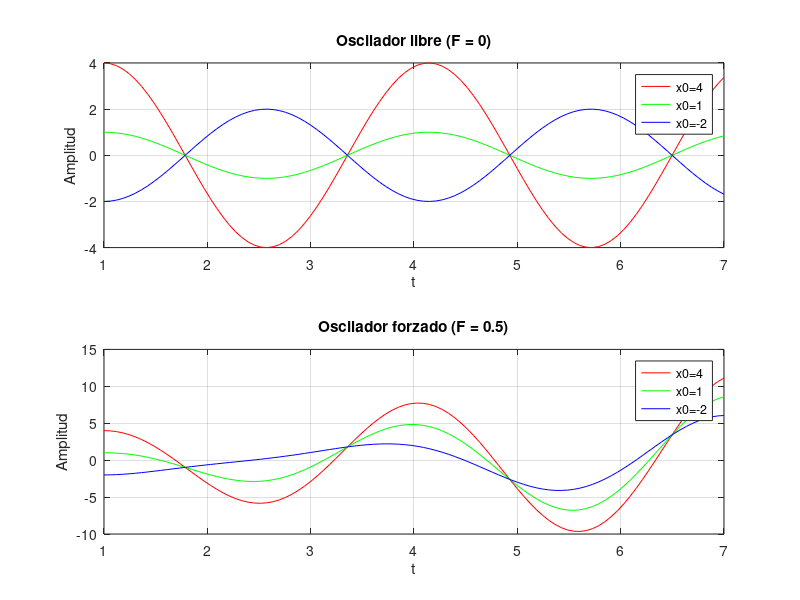

Source code (MATLAB):
% Arreglo de la ecu. diff.
% ma + v + kx = F0cos(wt)
% mv' + nv + kx = F0cos(wt)
% x' = v
% v' = ( F0cos(wt)-kx-nv )/m

'###  PROGRAM: rev_t412_diff_osc - LFMA'
clear all, clf

global m n k w
m=0.1; k=0.4; n=0; w=sqrt(k/m);

% r=[A v]
function r=osc_l(ini,t)
	global m k n w
	F0 = 0;
	r(1) = ini(2);
	r(2) = ( F0*cos(w*t)-k*ini(1)-n*ini(2) )/m;
end

function r=osc_f(ini,t)
	global m k n w
	F0 = 0.5;
	r(1) = ini(2);
	r(2) = ( F0*cos(w*t)-k*ini(1)-n*ini(2) )/m;
end

% Condiciones iniciales:
	x0_1 = 4;
	x0_2 = 1;
	x0_3 = -2;
	v0 = 0;
	t = linspace(1,7,100);

olx_1 = lsode('osc_l',[x0_1,v0],t);
olx_2 = lsode('osc_l',[x0_2,v0],t);
olx_3 = lsode('osc_l',[x0_3,v0],t);

ofx_1 = lsode('osc_f',[x0_1,v0],t);
ofx_2 = lsode('osc_f',[x0_2,v0],t);
ofx_3 = lsode('osc_f',[x0_3,v0],t);

hold on
subplot(2,1,1),plot(t,olx_1(:,1),'r',t,olx_2(:,1),'g',t,olx_3(:,1),'b')
	title('Oscilador libre (F = 0)'),grid on
	legend('x0=4','x0=1','x0=-2'),ylabel('Amplitud'),xlabel('t')
subplot(2,1,2),plot(t,ofx_1(:,1),'r',t,ofx_2(:,1),'g',t,ofx_3(:,1),'b')
	title('Oscilador forzado (F = 0.5)'),grid on
	legend('x0=4','x0=1','x0=-2'),ylabel('Amplitud'),xlabel('t')
	
	disp('Las representaciones graficas se deben haber abierto.')

